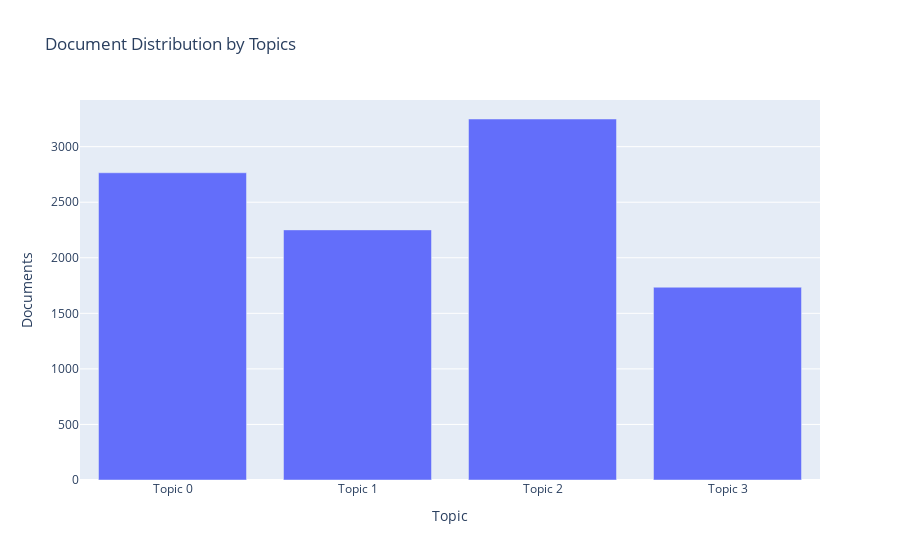

This figure's notebook cell:
### Markdown cell above
-------------------------------------------
## Plotting the trained model

> This function takes a trained model object (optional) and returns a plot based on the inferred dataset by internally calling assign_model before generating a plot. Where a model parameter is not passed, a plot on the entire dataset will be returned instead of one at the topic level. As such, plot_model can be used with or without model. All plots with a model parameter passed as a trained model object will return a plot based on the first topic i.e. ‘Topic 0’. This can be changed using the topic_num param.

Ref: https://pycaret.readthedocs.io/en/latest/api/nlp.html

### Code cell
plot_model(lda, plot = 'topic_distribution')

### Figure 1 — Plotly figure (JSON) as saved in the notebook; plotly's stock layout.template omitted (floating-point values rounded to 4 significant figures)
{"data": [{"alignmentgroup": "True", "customdata": [["people, go, say, woman, make, take, get, know, time, man"], ["trump, say, election, campaign, would, vote, go, republican, make, candidate"], ["say, would, government, year, state, country, also, could, make, include"], ["say, report, police, official, case, government, also, state, court, use"]], "hovertemplate": "Topic=%{x}<br>Documents=%{y}<br>Keyword=%{customdata[0]}<extra></extra>", "legendgroup": "", "marker": {"color": "#636efa", "pattern": {"shape": ""}}, "name": "", "offsetgroup": "", "orientation": "v", "showlegend": false, "textposition": "auto", "type": "bar", "x": ["Topic 0", "Topic 1", "Topic 2", "Topic 3"], "xaxis": "x", "y": [2765, 2251, 3249, 1735], "yaxis": "y"}], "layout": {"barmode": "relative", "legend": {"tracegroupgap": 0}, "title": {"text": "Document Distribution by Topics"}, "xaxis": {"anchor": "y", "domain": [0.0, 1.0], "title": {"text": "Topic"}}, "yaxis": {"anchor": "x", "domain": [0.0, 1.0], "title": {"text": "Documents"}}}}
